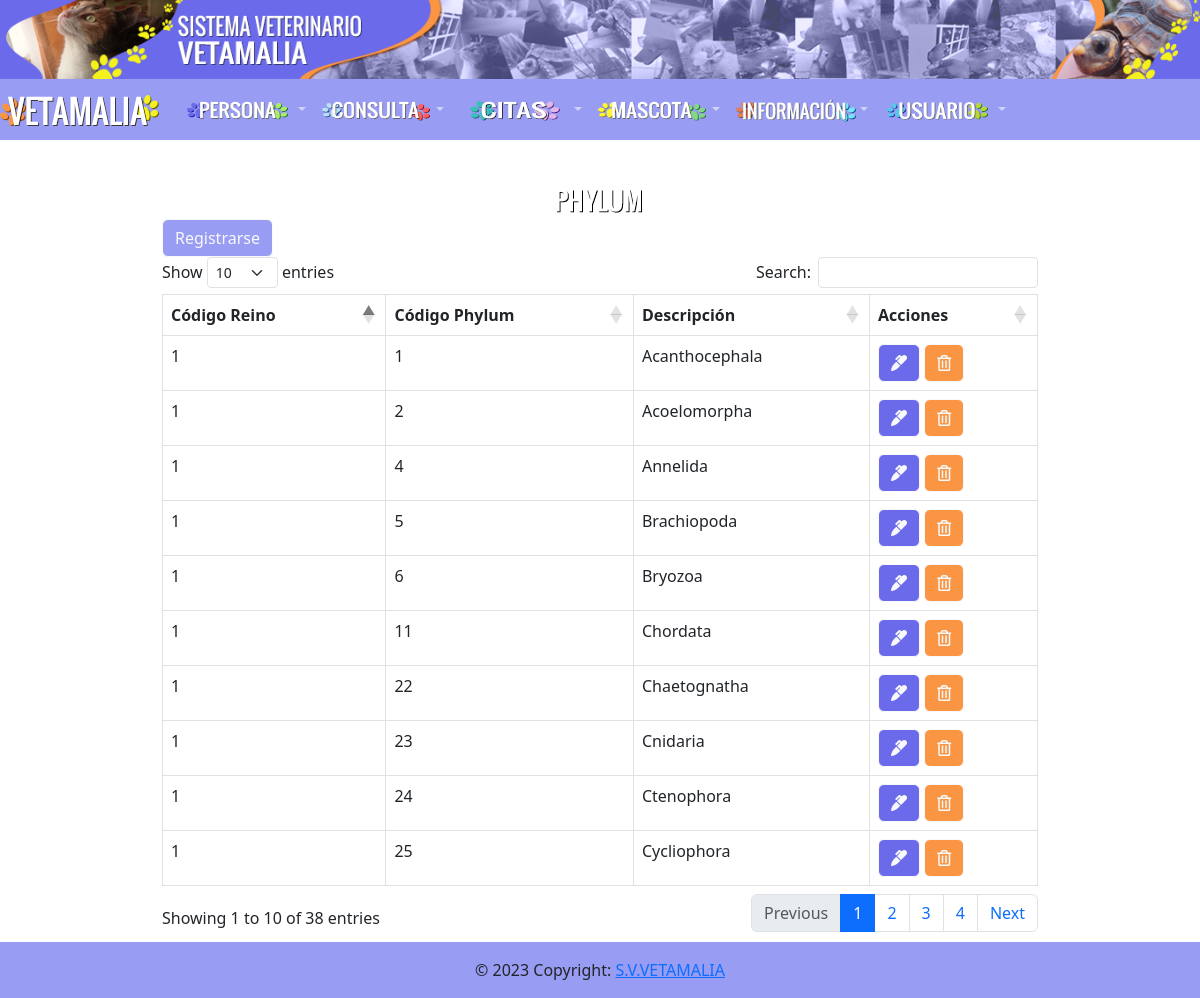
The app's page /phylum/phylum.php with its own data.
### tables this page shows
CREATE TABLE `phylum` (
  `codigo_reino` int(70) NOT NULL,
  `descripcion` varchar(150) NOT NULL,
  `codigo_phylum` int(70) NOT NULL
);

### phylum/phylum.php (the view, shortened to what this page needs)
<?php include("../database/db.php");?>
<?php include("../include/headers.php")?>
<div class="container p-4">
    <div class="row">
        <div class="col-md-10 mx-auto" style="width: 900px; margin-top: 20px !important; margin-bottom: 40px !important;">
            <img src="../img/Phylum.png" class="rounded mx-auto d-block" width="160" height="35"></a>
            <a href="registrar.php" class="btn btn-outline-light" type="button" style="background-color: #989cf3">Registrarse</a>
            <br>
            <table class="table table-bordered" id="example">
                <thead>
                    <tr>
                        <th>Código Reino</th>
                        <th>Código Phylum</th>
                        <th>Descripción</th>
                        <th>Acciones</th>
                    </tr>
                </thead>
                <tbody>
                    <?php
                    $query = "SELECT * FROM phylum";
                    $result = mysqli_query($conn,$query);
                    while($row =mysqli_fetch_array($result)) {?>
                        <tr>
                            <td><?php echo $row['codigo_reino']?>
                            <td><?php echo $row['codigo_phylum']?>
                            <td><?php echo $row['descripcion']?>
                            <td>
                                <a href="edit.php?id=<?php echo $row['codigo_phylum']?>" class="btn btn-outline-light" type="button" style="background-color: #6a6aeb" onclick="return  ConfirmarEditar()">
                                    <i class="fas fa-marker"></i>
                                </a>
                                <a href="delete.php?id=<?php echo $row['codigo_phylum']?>" class="btn btn-outline-light" type="button" style="background-color: #fa9543" onclick="return ConfirmarEliminar()">
                                <i class="far fa-trash-alt"></i>
                                </a>
                            </td>
                        </tr>
                    <?php }?>
                </tbody>
            </table>
        </div>
    </div>
</div>
<?php include("../include/footer.php")?>

### records on screen
phylum: codigo_reino "1", codigo_phylum "1", descripcion "Acanthocephala"
phylum: codigo_reino "1", codigo_phylum "2", descripcion "Acoelomorpha"
phylum: codigo_reino "1", codigo_phylum "4", descripcion "Annelida"
phylum: codigo_reino "1", codigo_phylum "5", descripcion "Brachiopoda"
phylum: codigo_reino "1", codigo_phylum "6", descripcion "Bryozoa"
phylum: codigo_reino "1", codigo_phylum "11", descripcion "Chordata"
phylum: codigo_reino "1", codigo_phylum "22", descripcion "Chaetognatha"
phylum: codigo_reino "1", codigo_phylum "23", descripcion "Cnidaria"
phylum: codigo_reino "1", codigo_phylum "24", descripcion "Ctenophora"
phylum: codigo_reino "1", codigo_phylum "25", descripcion "Cycliophora"
